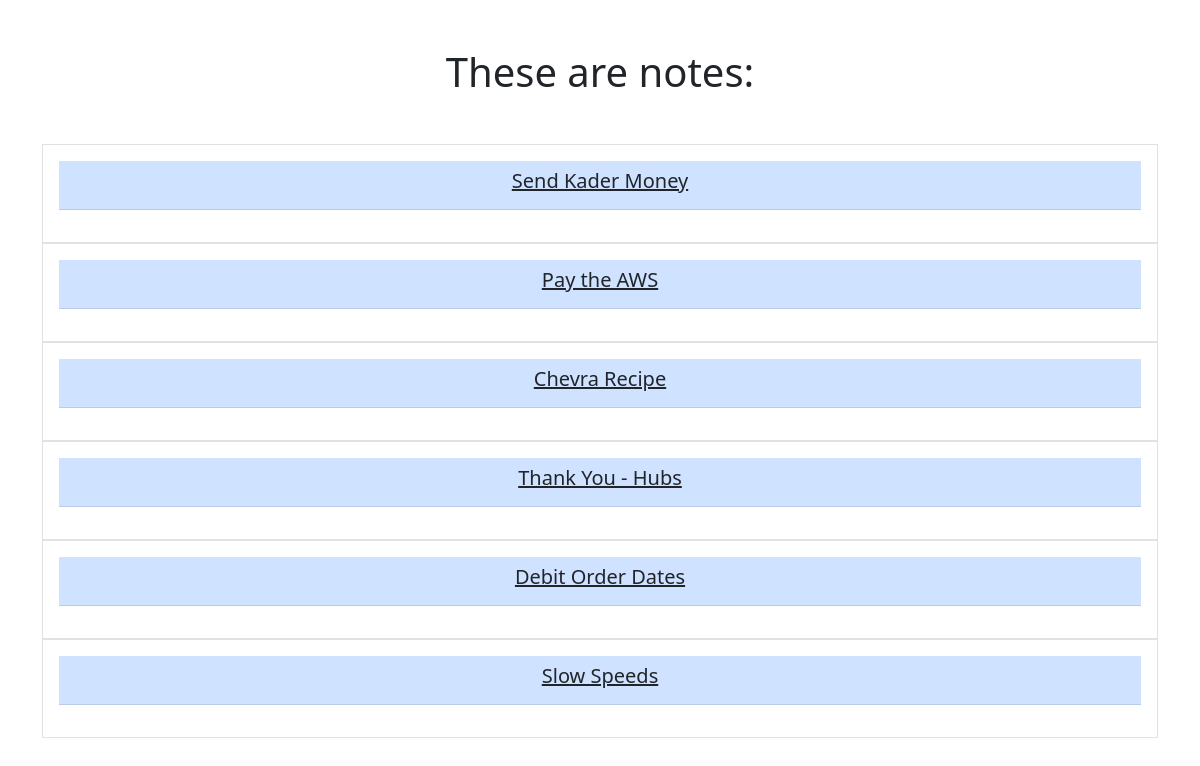
Before: /smart/notes with the older database file.
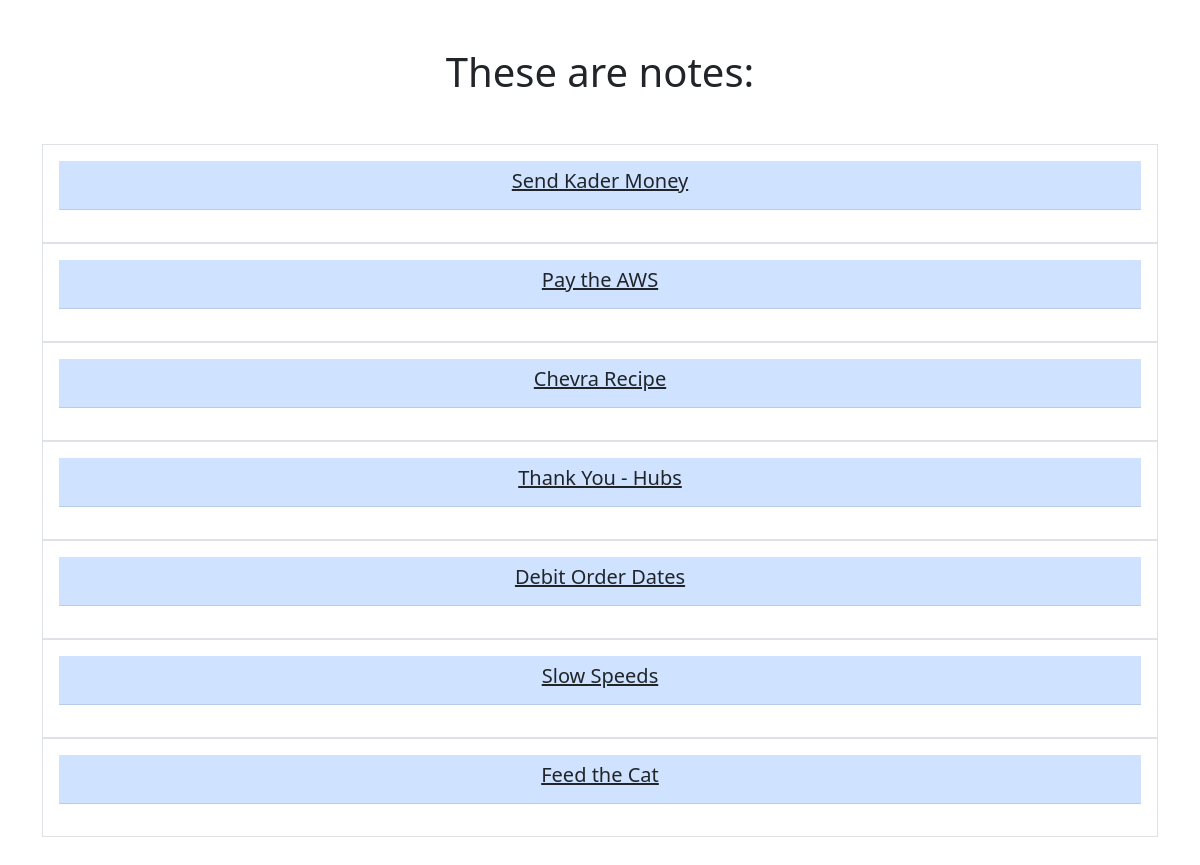
After: the same page with the newer database file.
### notes/models.py (models this page shows)
class Notes(models.Model):
    title = models.CharField(max_length=200)
    text = models.TextField()
    created = models.DateTimeField(auto_now_add=True)

### notes/views.py (the view)
# urls.py: path('notes', views.NotesListView.as_view(), name="notes.list"),
class NotesListView(ListView):
    model = Notes
    context_object_name = "notes"
    template_name = "notes/notes_list.html"

### notes/templates/notes/notes_list.html (shortened to what this page needs)
{% extends "base.html" %} {% block content %}
<h1 class="my-5">These are notes:</h1>
<div class="row row-cols3 g-2">
  {% for note in notes %}
  <div class="col">
    <div class="p-3 border">
      <table class="table table-primary">
    </div>
    <tr>
    <td><a href="{% url 'notes.detail' pk=note.id %}" class="text-dark text-decoration-non"><h5>{{note.title}}</h5></a></td>
    </tr>
  </div>
  {% endfor %}
</div>
{% endblock %}

### static/templates/base.html (shortened to what this page needs)
{% load static %}
<!DOCTYPE html>
<html lang="en">
  <head>
    <link
      href="https://cdn.jsdelivr.net/npm/bootstrap@5.0.1/dist/css/bootstrap.min.css"
      rel="stylesheet"
    />
  </head>
  <body>
    <div class="my-5 text-center container">
      {% block content %}
      {% endblock %}
    </div>
  </body>
</html>

Changed rows visible on the page:
added Notes: title "Feed the Cat"
